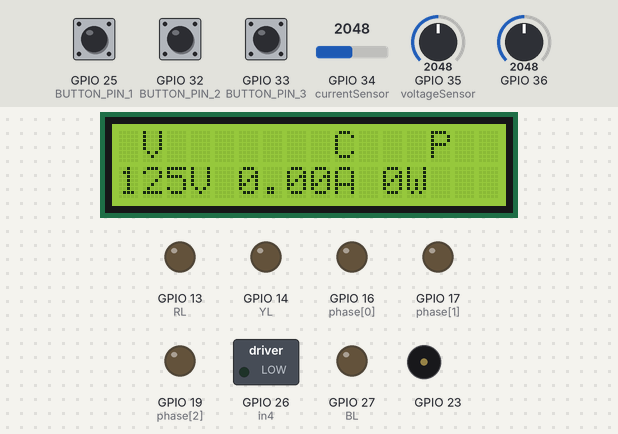
A sketch run on a simulated ESP32. On the bench: 16×2 character LCD, switched loads named in the sketch (green lamp = pin HIGH), output pins drawn as LEDs (lit = HIGH), buzzer (waves = sounding). The test bench sets the inputs (shaded band); at power-on: GPIO 35 (voltageSensor) = 2048, GPIO 25 (BUTTON_PIN_1) HIGH, GPIO 32 (BUTTON_PIN_2) HIGH, GPIO 36 = 2048, GPIO 33 (BUTTON_PIN_3) HIGH, GPIO 34 (currentSensor) = 2048. WiFi joins after 1.5 s; servers stay silent unless stated; what the sketch prints to the serial monitor is not drawn.

Above: at 8.5 s.
8.6 s: GPIO 35 (voltageSensor) set to 2562
At 19.9 s:
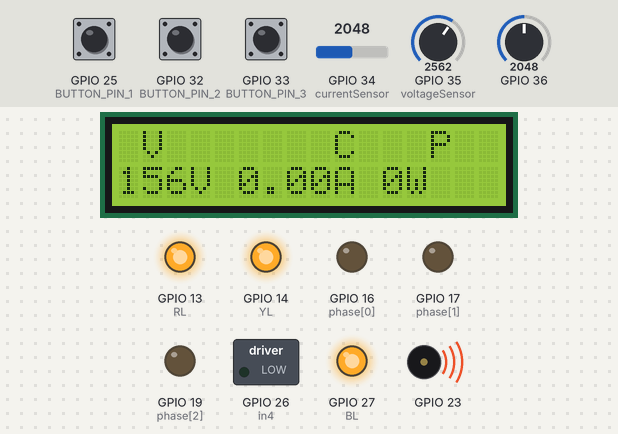
20.2 s: GPIO 35 (voltageSensor) set to 2680
At 26.9 s:
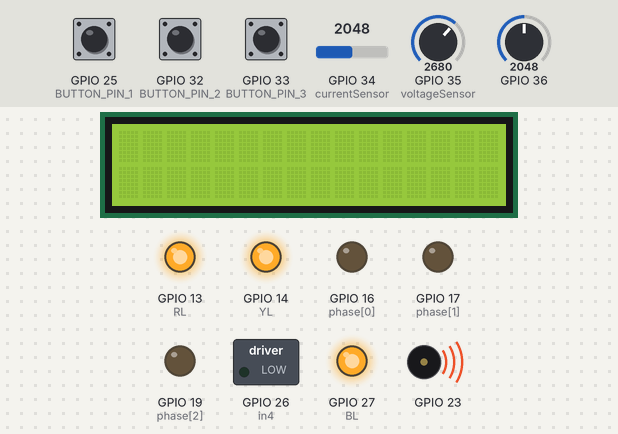
34.2 s: GPIO 25 (BUTTON_PIN_1) pulled LOW for 1 s
At 43.0 s:
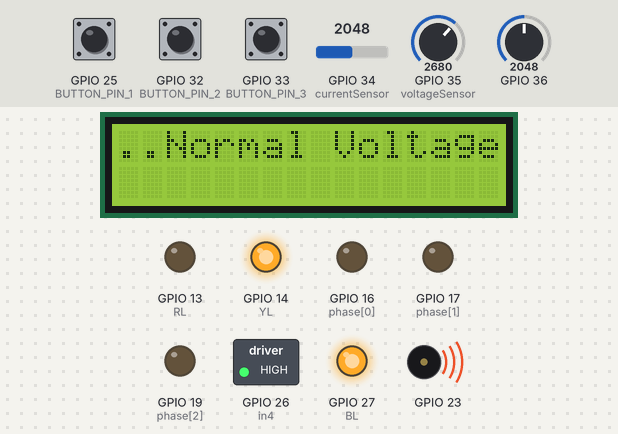
43.7 s: GPIO 32 (BUTTON_PIN_2) pulled LOW for 3.2 s
At 54.8 s:
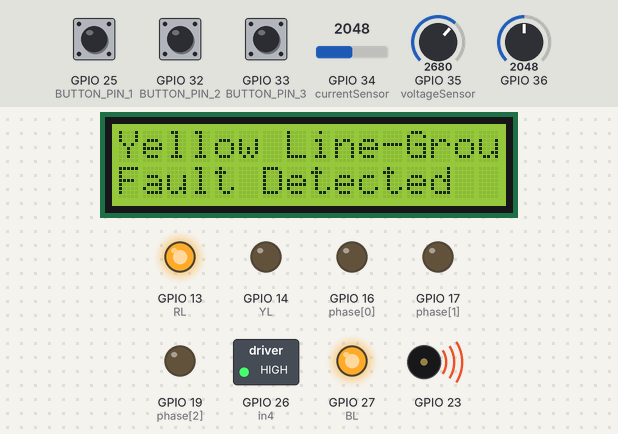
55.8 s: GPIO 36 set to 2640
At 63.2 s:
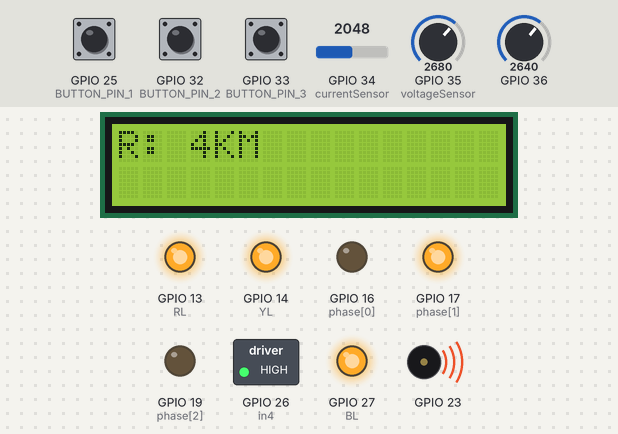
65.3 s: GPIO 35 (voltageSensor) set to 4040
At 82.2 s:
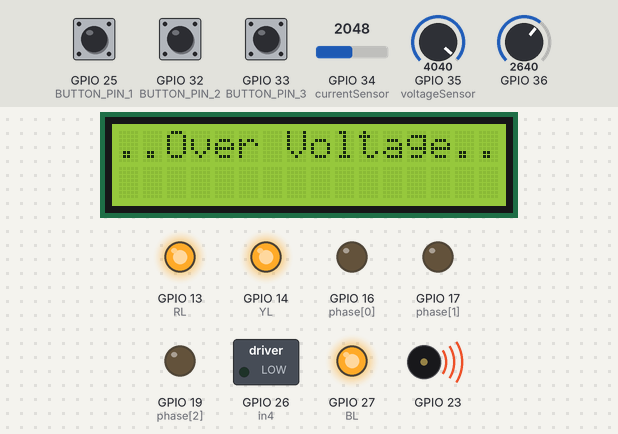
Timing chart, 0 to 94.0 s (numbered marks = the images above; inputs shaded):
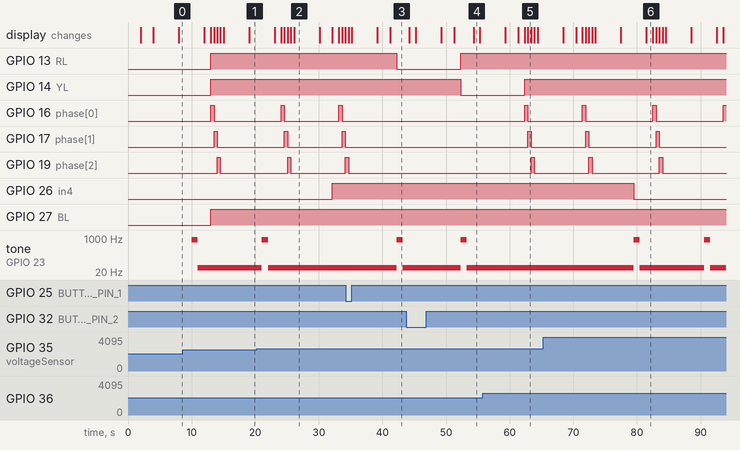

The sketch:

normal_if_with_km.ino
```cpp
#define BLYNK_PRINT Serial
#define BLYNK_TEMPLATE_ID "TMPL6tKACaSrZ"
#define BLYNK_TEMPLATE_NAME "Transmission Line Cable Fault Detection"
#define BLYNK_AUTH_TOKEN "qi_iJjp_gLiby-V94mWuTBGqE5TuiGUS"
#include <Wire.h>
#include <LiquidCrystal_I2C.h>
#include <WiFi.h>
#include <BlynkSimpleEsp32.h>
#include <Arduino.h>

char auth[] = BLYNK_AUTH_TOKEN;
char ssid[] = "Jontrotantrik";                                     // Your WiFi credentials.
char pass[] = "jtl.robotics";

// Pin assignments for current sensors
const int currentSensor = 34;
int mVperAmp = 185;           // this the 5A version of the ACS712 -use 100 for 20A Module and 66 for 30A Module
int Watt = 0;
double Voltage = 0;
double VRMS = 0;
double AmpsRMS = 0;

// Pin assignments for voltage sensors
const int voltageSensor = 35;
float voltage=0;

#define RL 13
#define BL 27
#define YL 14
#define in4 26
#define load 18

#define BUTTON_PIN_1 25
#define BUTTON_PIN_2 32
#define BUTTON_PIN_3 33
//#define BUTTON_PIN_4 13
//#define BUTTON_PIN_5 15
//#define BUTTON_PIN_6 13

LiquidCrystal_I2C lcd(0x27,16,2);//for i2c lcd
BlynkTimer timer;
int phase[3] = {16, 17, 19}; //*******************************************************

// Initialize Wi-Fi
void setupWiFi() {
  delay(10);
  Serial.println();
  Serial.print("Connecting to ");
  Serial.println(ssid);

  WiFi.begin(ssid, pass);

  while (WiFi.status() != WL_CONNECTED) {
    delay(500);
    Serial.print(".");
  }

  Serial.println("");
  Serial.println("WiFi connected");
  Serial.println("IP address: ");
  Serial.println(WiFi.localIP());
}

void setup() {
  Serial.begin(115200);
  lcd.init();
   lcd.backlight();
  lcd.begin(16, 2);
  setupWiFi();
  Blynk.begin(auth, ssid, pass);
  pinMode(RL,OUTPUT);
   pinMode(BL,OUTPUT);
    pinMode(YL,OUTPUT);
     pinMode(in4,OUTPUT);
      ledcSetup(0,1E5,12);
  ledcAttachPin(23,0);

  pinMode(BUTTON_PIN_1, INPUT_PULLUP);

  pinMode(BUTTON_PIN_2, INPUT_PULLUP);

  pinMode(BUTTON_PIN_3, INPUT_PULLUP);

  //pinMode(BUTTON_PIN_4, INPUT_PULLUP);

  //pinMode(BUTTON_PIN_5, INPUT_PULLUP);

  //pinMode(BUTTON_PIN_6, INPUT_PULLUP);

  lcd.clear();
  lcd.setCursor(0, 0);
  lcd.print("Transmission Line");
  lcd.setCursor(0, 1);
  lcd.print("Cable Fault");
  delay(2000);
  for (int j = 0; j < 3; j++)
            {
              pinMode(phase[j], OUTPUT);
            //  pinMode(relay,OUTPUT);
              //  pinMode(relay,OUTPUT);

              //Serial.begin(9600);
              }
}


void loop() {
  int buttonPressed1=digitalRead(BUTTON_PIN_1);
  int buttonPressed2=digitalRead(BUTTON_PIN_2);
  int buttonPressed3=digitalRead(BUTTON_PIN_3);
  //int buttonPressed4=digitalRead(BUTTON_PIN_4);
  Serial.println(buttonPressed1);
   Serial.println(buttonPressed2);
    Serial.println(buttonPressed3);
    // Serial.println(buttonPressed4);

  Blynk.run();
  timer.run();

  voltage_sense();
   digitalWrite(YL,HIGH);
      digitalWrite(BL,HIGH);
       digitalWrite(RL,HIGH);
       // digitalWrite(in4,LOW);
  if (buttonPressed1==LOW && buttonPressed2==LOW) {
    //Serial.println("Button 1 & 2 pressed");
    digitalWrite(RL,LOW);
    digitalWrite(YL,LOW);
    digitalWrite(BL,HIGH);
   buzzer();
   lcd.clear();
    lcd.setCursor(0, 0);
      lcd.print("Line To Line");
      lcd.setCursor(0, 1);
      lcd.print("Fault Detected");
    delay(1000);
    Blynk.virtualWrite(V2, "Line To Line Fault Detected");
   Blynk.virtualWrite(V2, " \n");


    // Perform actions for button 1
  }
   else if (buttonPressed2==LOW && buttonPressed3==LOW) {
    //Serial.println("Button 1 & 2 pressed");
    digitalWrite(RL,HIGH);
    digitalWrite(YL,LOW);
    digitalWrite(BL,LOW);
   buzzer();
   lcd.clear();
    lcd.setCursor(0, 0);
      lcd.print("Double Line-GND");
      lcd.setCursor(0, 1);
      lcd.print("Fault Detected");
    delay(1000);
    Blynk.virtualWrite(V2, "Double Line To Ground Fault Detected");
   Blynk.virtualWrite(V2, " \n");

    // Perform actions for button 1
  }

  else if (buttonPressed1==LOW) {
   // Serial.println("Button 3 & 4 pressed");
    // Perform actions for button 1
    digitalWrite(RL,LOW);
      buzzer();
      //digitalWrite(buzzer,HIGH);
      lcd.setCursor(0, 0);
      lcd.print("Red Line-Ground");
      lcd.setCursor(0, 1);
      lcd.print("Fault Detected");
      delay(1000);
      Blynk.virtualWrite(V2, "Red Line To Ground Fault Detected ");
  Blynk.virtualWrite(V2, " \n");
  }
  else if (buttonPressed2==LOW) {
   // Serial.println("Button 3 & 4 pressed");
    // Perform actions for button 1
    digitalWrite(YL,LOW);
      buzzer();
      //digitalWrite(buzzer,HIGH);
      lcd.setCursor(0, 0);
      lcd.print("Yellow Line-Ground");
      lcd.setCursor(0, 1);
      lcd.print("Fault Detected");
      delay(1000);
      Blynk.virtualWrite(V2, "Yellow Line To Ground Fault Detected ");
  Blynk.virtualWrite(V2, " \n");
  }
  else if (buttonPressed3==LOW) {
   // Serial.println("Button 3 & 4 pressed");
    // Perform actions for button 1
    digitalWrite(BL,LOW);
      buzzer();
      //digitalWrite(buzzer,HIGH);
      lcd.setCursor(0, 0);
      lcd.print("Blue Line-Ground");
      lcd.setCursor(0, 1);
      lcd.print("Fault Detected");
      delay(1000);
      Blynk.virtualWrite(V2, "Blue Line To Ground Fault Detected ");
  Blynk.virtualWrite(V2, " \n");
  }
  else
  {
    over_head();
  }
// else if (buttonPressed2==LOW && buttonPressed3==LOW) {
//    // Serial.println("Button 3 & 4 pressed");
//     // Perform actions for button 1
//     delay(80);
//     digitalWrite(YL,HIGH);
//       buzzer();
//         //digitalWrite(buzzer,HIGH);
//       lcd.setCursor(0, 0);
//       lcd.print("Double Line-Ground");
//       lcd.setCursor(0, 1);
//       lcd.print("Fault Detected");
//       delay(1000);
//        Blynk.virtualWrite(V2, "Double Line To Ground Fault Detected ");
//  Blynk.virtualWrite(V2, " \n");
//   }
  // Additional code in the loop
}

void voltage_sense()
{
  lcd.clear();
  int sensorValue = analogRead(voltageSensor);
//    int inVolts = 297; // approximately input voltage for the suppler
//  int outputVolts = (sensorValue+inVolts)/4.5;

  // Convert the analog reading (which goes from 0 - 1023) to a voltage (0 - 250V):
  int voltage = sensorValue * (250.0 / 4095.0);

  //current sense
  Voltage = getVPP();
  VRMS = (Voltage/2.0) *0.707;   //root 2 is 0.707
  AmpsRMS = (VRMS * 1000)/mVperAmp;
  // print out the value you read:
  Serial.print("AC Voltage: ");
  Serial.print(voltage);
  Serial.println(" Volts");
  lcd.setCursor(1, 0);
      lcd.print("V");
       lcd.setCursor(0, 1);
      lcd.print(voltage);
      lcd.print("V");
         Blynk.virtualWrite(V3, "Voltage: ");
  Blynk.virtualWrite(V3, voltage);
  Blynk.virtualWrite(V3, " V\n");

      Serial.print(AmpsRMS);
  Serial.print(" Amps RMS  ---  ");
     Blynk.virtualWrite(V3, "Current: ");
  Blynk.virtualWrite(V3, AmpsRMS);
  Blynk.virtualWrite(V3, " A\n");
  Watt = (AmpsRMS*voltage/1.3);      // 1.3 is an empirical calibration factor
  Serial.print(Watt);
  Serial.println(" W");
   Blynk.virtualWrite(V3, "Power: ");
  Blynk.virtualWrite(V3, Watt);
  Blynk.virtualWrite(V3, " W\n");
  lcd.setCursor(9, 0);
      lcd.print("C");
      lcd.setCursor(5, 1);
      lcd.print(AmpsRMS);
      lcd.print("A");
      lcd.setCursor(13, 0);
      lcd.print("P");
      lcd.setCursor(11, 1);
      lcd.print(Watt);
      lcd.print("W");
      delay(2000);

  // delay(1000);

    if (voltage > 240)
 {

  digitalWrite(in4,LOW);
  buzzer();
  lcd.clear();
  lcd.setCursor(0,0);
  // lcd.print("Voltage: ");
  // lcd.print(outputVolts);
  // lcd.print("Volts");
  // lcd.setCursor(0,1);
  lcd.print("..Over Voltage..");
  delay(1000);
  Blynk.virtualWrite(V3, "Over Voltage");
  Blynk.virtualWrite(V3, "\n");
 }
  else if(voltage >=160 && voltage <=259)
 {

  digitalWrite(in4,HIGH);
  lcd.clear();
  lcd.setCursor(0,0);
  // lcd.print("Voltage: ");
  // lcd.print(outputVolts);
  // lcd.print("Volts");
  // lcd.setCursor(0,1);
  lcd.print("..Normal Voltage..");
   delay(1000);
   Blynk.virtualWrite(V3, "Normal Voltage");
  Blynk.virtualWrite(V3, "\n");
    }

    else if(voltage >80 && voltage <=160)

 {
   digitalWrite(in4,LOW);
   buzzer();
   lcd.clear();
  lcd.setCursor(0,0);
  // lcd.print("Voltage: ");
  // lcd.print(outputVolts);
  // lcd.print("Volts");
  // lcd.setCursor(0,1);
  lcd.print("..Under Voltage..");
   delay(1000);
   Blynk.virtualWrite(V3, "Under Voltage");
  Blynk.virtualWrite(V3, "\n");
 }
}

float getVPP()
{
  float result;
  int readValue;                // value read from the sensor
  int maxValue = 0;             // store max value here
  int minValue = 4095;          // store min value here

   uint32_t start_time = millis();
   while((millis()-start_time) < 4000) //sample for 1 Sec
   {
       readValue = analogRead(currentSensor);
       // see if you have a new maxValue
       if (readValue > maxValue)
       {
           /*record the maximum sensor value*/
           maxValue = readValue;
       }
       if (readValue < minValue)
       {
           /*record the minimum sensor value*/
           minValue = readValue;
       }
   }

   // Subtract min from max
   result = ((maxValue - minValue) * 3.3)/4095.0;

   return result;
 }


 void buzzer() {
  ledcWriteTone(0,800);
  delay(1000);
  uint8_t octave = 1;
  ledcWriteNote(0,NOTE_C,octave);
  delay(1000);
}

int distance(int inputVoltage)
{
  Serial.println(inputVoltage);
  if (inputVoltage >= 3500 && inputVoltage < 3600)
  {
    return 8;
    }
    else if (inputVoltage >= 3200 && inputVoltage < 3400)
    {
      return 6;
      }
      else if (inputVoltage >= 2600 && inputVoltage < 3100)
      {
        return 4;
        }
        else if (inputVoltage >= 2400 && inputVoltage < 2500)
        {
          return 2;
          }
          else return 0 ;
          }

void over_head()
{
  lcd.clear();
   digitalWrite(phase[0], HIGH);
                 delay(500);
                int dist1 = distance(analogRead(36));
                if (dist1 == 0)
                {
                  lcd.setCursor(0, 0);
                  lcd.print("R:");
                  lcd.setCursor(3, 0);
                  lcd.print("NF");
                  }
                  else
                  {
                    lcd.setCursor(0, 0);
                    lcd.print("R:");
                    lcd.setCursor(3, 0);
                    lcd.print(dist1);
                    lcd.setCursor(4, 0);
                    lcd.print("KM");
                    Blynk.virtualWrite(V2, "R: ");
  Blynk.virtualWrite(V2, dist1);
  Blynk.virtualWrite(V2, " KM\n");
                    }
                    digitalWrite(phase[0], LOW);
                    //================================================
                    digitalWrite(phase[1], HIGH);
                    delay(500);
                    int dist2 = distance(analogRead(36));
                    if (dist2 == 0)
                    {
                      lcd.setCursor(8, 0);
                      lcd.print("Y:");
                      lcd.setCursor(11, 0);
                      lcd.print("NF");
                      }
                      else
                      {
                        lcd.setCursor(8, 0);
                        lcd.print("Y:");
                        lcd.setCursor(11, 0);
                        lcd.print(dist2);
                        lcd.setCursor(12, 0);
                        lcd.print("KM");
                        Blynk.virtualWrite(V2, "Y: ");
  Blynk.virtualWrite(V2, dist2);
  Blynk.virtualWrite(V2, " KM\n");
                    }

                        digitalWrite(phase[1], LOW);
                        //=================================================
                        digitalWrite(phase[2], HIGH);
                        delay(500);
                        int dist3 = distance(analogRead(36));
                        if (dist3 == 0)
                        {
                          lcd.setCursor(0, 1);
                          lcd.print("B:");
                          lcd.setCursor(3, 1);
                          lcd.print("NF");
                          }
                          else {
                            lcd.setCursor(0, 1);
                            lcd.print("B:");
                            lcd.setCursor(3, 1);
                            lcd.print(dist3);
                            lcd.setCursor(4, 1);
                            lcd.print("KM");
                            Blynk.virtualWrite(V2, "B: ");
  Blynk.virtualWrite(V2, dist3);
  Blynk.virtualWrite(V2, " KM\n");
                    }

                            digitalWrite(phase[2], LOW);
                            delay(500);
              }
```

Measured:
- the behaviour switches between 2620 and 2621 on GPIO 35 (voltageSensor) (found by bisection; images 1 and 2)
- after the input at 20.2 s, GPIO 26 (in4): LOW → HIGH after 11.9 s; tone on GPIO 23: goes on until 22.1 s, then stays 32 Hz
- after the input at 34.2 s, GPIO 13 (RL): HIGH → LOW after 8.0 s; GPIO 16 (phase[0]): stays LOW (without the input it goes to HIGH after 8.0 s); GPIO 17 (phase[1]): stays LOW (without the input it goes to HIGH after 8.5 s); GPIO 19 (phase[2]): goes on until 34.7 s, then stays LOW; tone on GPIO 23: 32 Hz → 800 Hz after 8.0 s, → 32 Hz 1.0 s later
- after the input at 43.7 s, GPIO 14 (YL): HIGH → LOW after 8.6 s; GPIO 16 (phase[0]): stays LOW (without the input it goes to HIGH after 8.6 s)
- after the input at 55.8 s, the display: first differs from a run without the input after 7.1 s (image 5)
- after the input at 65.3 s, GPIO 26 (in4): HIGH → LOW after 14.2 s; tone on GPIO 23: alternates 800 Hz for 1.0 s and 32 Hz for 10.1 s, starting after 14.2 s
- by itself, GPIO 16 (phase[0]), GPIO 17 (phase[1]): alternates HIGH for 0.51 s and LOW for 8.6 s
